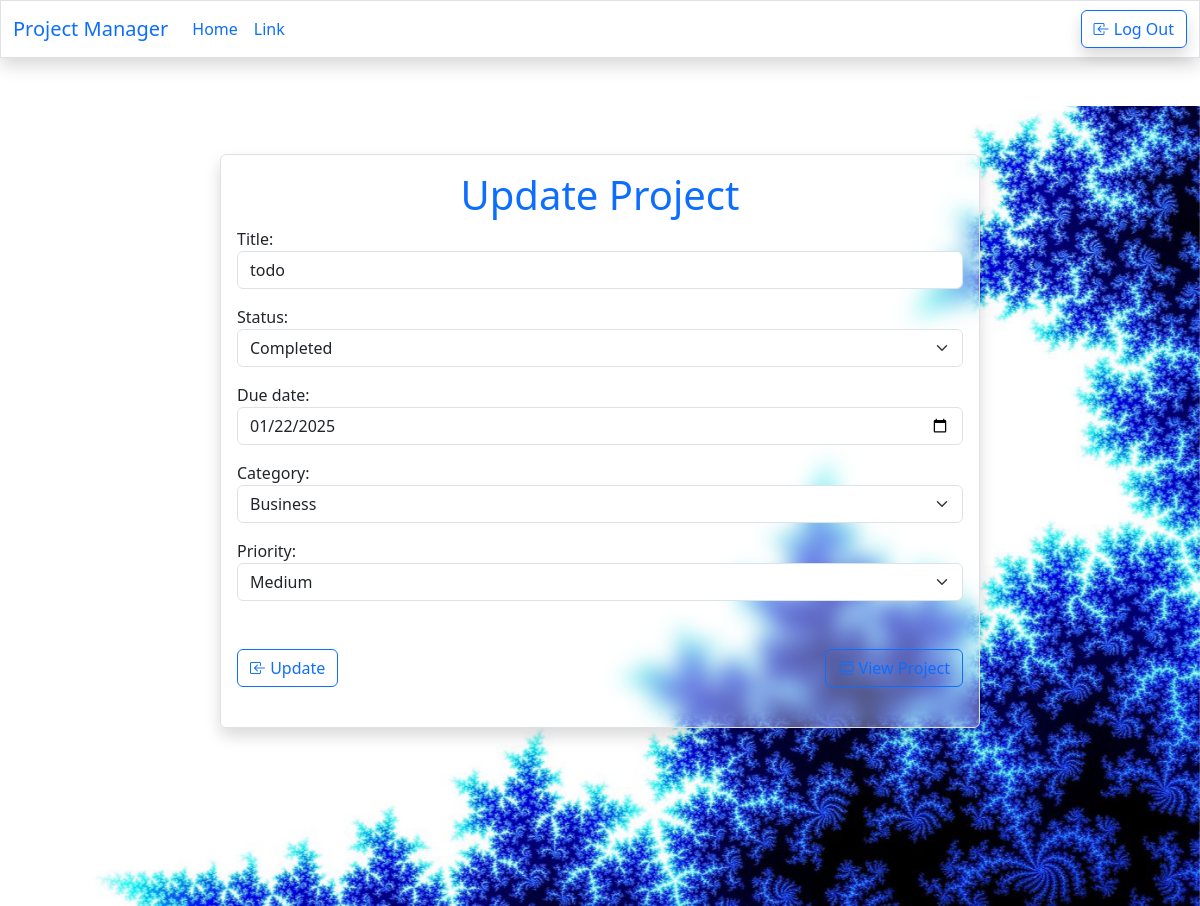
The page /project/1/change (signed in) on the database its author committed.
### myapp/models.py (models this page shows, shortened)
class Todo(models.Model):
    title = models.CharField(max_length=200)
    owner = models.ForeignKey(User,on_delete=models.CASCADE)
    STATUS_CHOICES =(
        ("Completed","Completed"),
        ("Not completed","Not completed")
    )
    status = models.CharField(max_length=100,choices=STATUS_CHOICES,default="Notompleted")
    created_at = models.DateTimeField(auto_now_add=True)
    due_date = models.DateField()
    CATEGORY_CHOICES = (
        ("Business","Business"),
        ("Personal","Personal")
    )
    category = models.CharField(max_length=100,choices=CATEGORY_CHOICES,default="Personal")
    PRIORITY_CHOICES = (
        ("Low","Low"),
        ("Medium","Medium"),
        ("High","High")
    )
    priority = models.CharField(max_length=100,choices=PRIORITY_CHOICES,default="High")

### myapp/views.py (the view, shortened to what this page needs)
# urls.py: path("project/<int:pk>/change",views.ProjectUpdateView.as_view(),name="project-edit"),
@method_decorator(signin_required,name="dispatch")
class ProjectUpdateView(View):
    def get(self,request,*args,**kwargs):
        id=kwargs.get("pk")
        project_obj=Todo.objects.get(id=id)
        form_instance=AddProjectForm(instance=project_obj)
        return render(request,"project_edit.html",{"form":form_instance})

### myapp/forms.py
class AddProjectForm(forms.ModelForm):
    class Meta:
        model = Todo
        exclude=("created_at","owner")
        widgets={
            "title":forms.TextInput(attrs={"class":"form-control mb-3"}),
            "status":forms.Select(attrs={"class":"form-control mb-3 form-select"}),
            "due_date": forms.DateInput(attrs={'class': 'form-control mb-3' ,'type': 'date' ,}),
            "category":forms.Select(attrs={"class":"form-control mb-3 form-select"}),
            "priority":forms.Select(attrs={"class":"form-control mb-3 form-select"}),
        }

### myapp/templates/project_edit.html (shortened to what this page needs)
{%extends 'base.html'%}
{% load static %}
{%block main_block%}
<div class="mode">
    <div class="container mt-5">
        <div class="row mt-5">
            <div class="col-2"></div>
            <div class=" col-8  mt-5 border border2 shadow p-3 rounded  ">
                <h1 class="text-center text-primary">Update Project</h1>
                <form action="" method="post">
                    {{form}}
                    <div class="d-flex justify-content-between align-items-center mt-5">
                        <button class="btn btn-outline-primary mb-2" type="submit">
                            <i class="bi bi-box-arrow-in-left"></i> Update
                        </button>
                        <a href="{%url 'projectlist'%}" class="btn btn-outline-primary mb-2"><i class="bi bi-view-list"></i> View Project</a>
                    </div>
                </form>
            </div>
            <div class="col-2"></div>
        </div>
    </div>
</div>
{%endblock%}

### myapp/templates/project_edit.html (style rules this page uses)
.mode { margin: 0; padding: 0; background: url('/static/images/background2.jpg') no-repeat center center fixed; background-size: cover; height: 100vh; }
.col-8 { background: rgba(255, 255, 255, 0.3); backdrop-filter: blur(10px); -webkit-backdrop-filter: blur(10px); }
.shadow { box-shadow: 0 8px 16px rgba(0, 0, 0, 0.3); }

### rows shown on the page
Todo: title "todo", status "Completed", due_date "01/22/2025", category "Business", priority "Medium"
